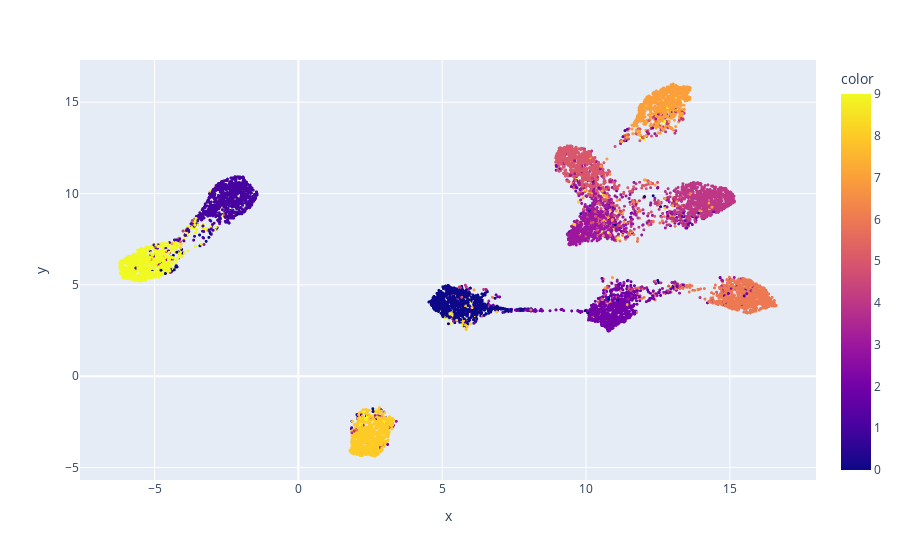

Here is the notebook cell this chart was saved with:
### Code cell
embedding_2d_fig = plot_2d(data=test_reduced_embedding,
                           color=test_result_y)
embedding_2d_fig.show()

### Figure 1 — Plotly figure (JSON) as saved in the notebook; plotly's stock layout.template omitted (floating-point values rounded to 4 significant figures; data arrays with more than 128 entries replaced by an {"elided": "..."} marker saying what was removed)
{"data": [{"hovertemplate": "x=%{x}<br>y=%{y}<br>color=%{marker.color}<extra></extra>", "legendgroup": "", "marker": {"color": {"elided": "10000 int values"}, "coloraxis": "coloraxis", "line": {"color": "black", "width": 0.1}, "size": 3, "symbol": "circle"}, "mode": "markers", "name": "", "showlegend": false, "type": "scattergl", "x": {"elided": "10000 float values"}, "xaxis": "x", "y": {"elided": "10000 float values"}, "yaxis": "y"}], "layout": {"coloraxis": {"colorbar": {"title": {"text": "color"}}, "colorscale": [[0, "#0d0887"], [0.1111, "#46039f"], [0.2222, "#7201a8"], [0.3333, "#9c179e"], [0.4444, "#bd3786"], [0.5556, "#d8576b"], [0.6667, "#ed7953"], [0.7778, "#fb9f3a"], [0.8889, "#fdca26"], [1, "#f0f921"]]}, "legend": {"tracegroupgap": 0}, "margin": {"t": 60}, "xaxis": {"anchor": "y", "domain": [0, 1], "title": {"text": "x"}}, "yaxis": {"anchor": "x", "domain": [0, 1], "title": {"text": "y"}}}}
